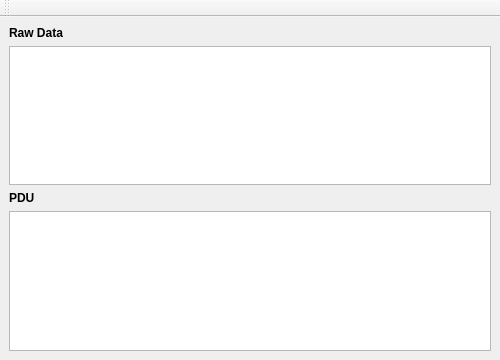
<?xml version="1.0" encoding="UTF-8"?>
<ui version="4.0">
 <class>BusMonitor</class>
 <widget class="QMainWindow" name="BusMonitor">
  <property name="windowModality">
   <enum>Qt::NonModal</enum>
  </property>
  <property name="geometry">
   <rect>
    <x>0</x>
    <y>0</y>
    <width>500</width>
    <height>360</height>
   </rect>
  </property>
  <property name="minimumSize">
   <size>
    <width>500</width>
    <height>360</height>
   </size>
  </property>
  <property name="maximumSize">
   <size>
    <width>720</width>
    <height>720</height>
   </size>
  </property>
  <property name="windowTitle">
   <string>Bus Monitor</string>
  </property>
  <property name="windowIcon">
   <iconset resource="../data/qModMaster.qrc">
    <normaloff>:/img/view-16.png</normaloff>:/img/view-16.png</iconset>
  </property>
  <widget class="QWidget" name="centralwidget">
   <layout class="QVBoxLayout" name="verticalLayout">
    <item>
     <layout class="QVBoxLayout" name="verticalLayout_2">
      <item>
       <widget class="QLabel" name="lblRawData">
        <property name="font">
         <font>
          <weight>75</weight>
          <bold>true</bold>
         </font>
        </property>
        <property name="text">
         <string>Raw Data</string>
        </property>
       </widget>
      </item>
      <item>
       <widget class="QListView" name="lstRawData">
        <property name="minimumSize">
         <size>
          <width>0</width>
          <height>0</height>
         </size>
        </property>
        <property name="font">
         <font>
          <pointsize>8</pointsize>
         </font>
        </property>
        <property name="editTriggers">
         <set>QAbstractItemView::NoEditTriggers</set>
        </property>
        <property name="alternatingRowColors">
         <bool>true</bool>
        </property>
        <property name="selectionMode">
         <enum>QAbstractItemView::SingleSelection</enum>
        </property>
        <property name="selectionBehavior">
         <enum>QAbstractItemView::SelectRows</enum>
        </property>
        <property name="selectionRectVisible">
         <bool>false</bool>
        </property>
       </widget>
      </item>
      <item>
       <widget class="QLabel" name="lblPDU">
        <property name="font">
         <font>
          <weight>75</weight>
          <bold>true</bold>
         </font>
        </property>
        <property name="text">
         <string>PDU</string>
        </property>
       </widget>
      </item>
      <item>
       <widget class="QPlainTextEdit" name="txtPDU">
        <property name="font">
         <font>
          <weight>50</weight>
          <bold>false</bold>
         </font>
        </property>
        <property name="tabChangesFocus">
         <bool>false</bool>
        </property>
        <property name="readOnly">
         <bool>true</bool>
        </property>
        <property name="textInteractionFlags">
         <set>Qt::NoTextInteraction</set>
        </property>
       </widget>
      </item>
     </layout>
    </item>
   </layout>
  </widget>
  <widget class="QToolBar" name="toolBar">
   <property name="windowTitle">
    <string>toolBar</string>
   </property>
   <attribute name="toolBarArea">
    <enum>TopToolBarArea</enum>
   </attribute>
   <attribute name="toolBarBreak">
    <bool>false</bool>
   </attribute>
  </widget>
  <action name="actionClear">
   <property name="icon">
    <iconset resource="../data/qModMaster.qrc">
     <normaloff>:/img/remove-16.png</normaloff>:/img/remove-16.png</iconset>
   </property>
   <property name="text">
    <string>Clear</string>
   </property>
   <property name="toolTip">
    <string>Clear</string>
   </property>
   <property name="iconVisibleInMenu">
    <bool>true</bool>
   </property>
  </action>
  <action name="actionExit">
   <property name="icon">
    <iconset resource="../data/qModMaster.qrc">
     <normaloff>:/img/close16.png</normaloff>:/img/close16.png</iconset>
   </property>
   <property name="text">
    <string>Exit</string>
   </property>
   <property name="toolTip">
    <string>Exit</string>
   </property>
  </action>
  <action name="actionSave">
   <property name="icon">
    <iconset resource="../data/qModMaster.qrc">
     <normaloff>:/img/save-16.png</normaloff>:/img/save-16.png</iconset>
   </property>
   <property name="text">
    <string>Save</string>
   </property>
   <property name="toolTip">
    <string>Save</string>
   </property>
  </action>
  <action name="actionStart_Stop">
   <property name="checkable">
    <bool>true</bool>
   </property>
   <property name="icon">
    <iconset resource="../data/qModMaster.qrc">
     <normaloff>:/img/run-16.png</normaloff>
     <normalon>:/img/stop-16.png</normalon>:/img/run-16.png</iconset>
   </property>
   <property name="text">
    <string>Start-Stop</string>
   </property>
   <property name="toolTip">
    <string>Start-Stop Monitor</string>
   </property>
  </action>
 </widget>
 <resources>
  <include location="../data/qModMaster.qrc"/>
 </resources>
 <connections/>
</ui>
